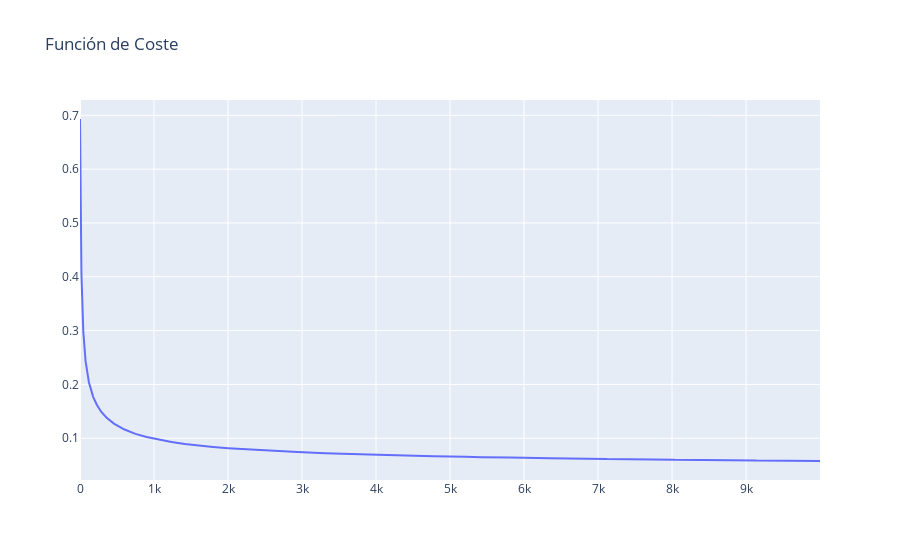

Write notebook code for a chart like this one.
### Code cell
trace = go.Scatter( x = np.arange(len(costs)), y = costs, mode = "lines")
fig = go.Figure()
fig.add_traces([trace])
fig.update_layout(dict(title = "Función de Coste"))
fig.show()

### Figure 1 — Plotly figure (JSON) as saved in the notebook; plotly's stock layout.template omitted (floating-point values rounded to 4 significant figures; data arrays with more than 128 entries replaced by an {"elided": "..."} marker saying what was removed)
{"data": [{"mode": "lines", "type": "scatter", "x": {"elided": "10000 int values"}, "y": {"elided": "10000 float values"}}], "layout": {"title": {"text": "Función de Coste"}}}
